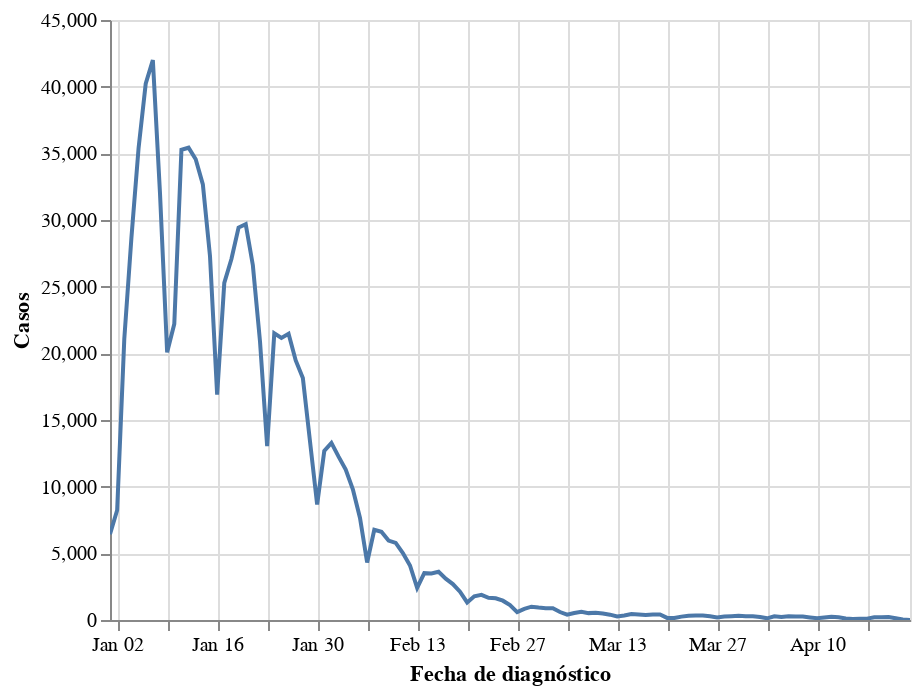

Notebook code cell kept with this figure:
### Code cell
alt.layer(
    covid_cases_chart.mark_line()
).interactive()

### Figure 1 — Vega-Lite specification as saved in the notebook (floating-point values rounded to 4 significant figures)
{"config": {"view": {"continuousWidth": 400, "continuousHeight": 300}}, "layer": [{"mark": "line", "encoding": {"x": {"field": "Fecha de diagnóstico", "type": "temporal"}, "y": {"field": "Casos", "type": "quantitative"}}, "selection": {"selector005": {"type": "interval", "bind": "scales", "encodings": ["x", "y"]}}}], "data": {"name": "data-b0c9d309dc08e2c9623dc3b9d3b68693"}, "$schema": "https://vega.github.io/schema/vega-lite/v4.17.0.json", "datasets": {"data-b0c9d309dc08e2c9623dc3b9d3b68693": [{"Fecha de diagnóstico": "2022-01-01T00:00:00", "Casos": 6438}, {"Fecha de diagnóstico": "2022-01-02T00:00:00", "Casos": 8233}, {"Fecha de diagnóstico": "2022-01-03T00:00:00", "Casos": 21060}, {"Fecha de diagnóstico": "2022-01-04T00:00:00", "Casos": 28670}, {"Fecha de diagnóstico": "2022-01-05T00:00:00", "Casos": 35395}, {"Fecha de diagnóstico": "2022-01-06T00:00:00", "Casos": 40220}, {"Fecha de diagnóstico": "2022-01-07T00:00:00", "Casos": 41991}, {"Fecha de diagnóstico": "2022-01-08T00:00:00", "Casos": 31995}, {"Fecha de diagnóstico": "2022-01-09T00:00:00", "Casos": 20073}, {"Fecha de diagnóstico": "2022-01-10T00:00:00", "Casos": 22205}, {"Fecha de diagnóstico": "2022-01-11T00:00:00", "Casos": 35271}, {"Fecha de diagnóstico": "2022-01-12T00:00:00", "Casos": 35422}, {"Fecha de diagnóstico": "2022-01-13T00:00:00", "Casos": 34560}, {"Fecha de diagnóstico": "2022-01-14T00:00:00", "Casos": 32672}, {"Fecha de diagnóstico": "2022-01-15T00:00:00", "Casos": 27295}, {"Fecha de diagnóstico": "2022-01-16T00:00:00", "Casos": 16899}, {"Fecha de diagnóstico": "2022-01-17T00:00:00", "Casos": 25278}, {"Fecha de diagnóstico": "2022-01-18T00:00:00", "Casos": 27076}, {"Fecha de diagnóstico": "2022-01-19T00:00:00", "Casos": 29434}, {"Fecha de diagnóstico": "2022-01-20T00:00:00", "Casos": 29686}, {"Fecha de diagnóstico": "2022-01-21T00:00:00", "Casos": 26606}, {"Fecha de diagnóstico": "2022-01-22T00:00:00", "Casos": 20895}, {"Fecha de diagnóstico": "2022-01-23T00:00:00", "Casos": 13050}, {"Fecha de diagnóstico": "2022-01-24T00:00:00", "Casos": 21500}, {"Fecha de diagnóstico": "2022-01-25T00:00:00", "Casos": 21153}, {"Fecha de diagnóstico": "2022-01-26T00:00:00", "Casos": 21461}, {"Fecha de diagnóstico": "2022-01-27T00:00:00", "Casos": 19468}, {"Fecha de diagnóstico": "2022-01-28T00:00:00", "Casos": 18150}, {"Fecha de diagnóstico": "2022-01-29T00:00:00", "Casos": 13396}, {"Fecha de diagnóstico": "2022-01-30T00:00:00", "Casos": 8656}, {"Fecha de diagnóstico": "2022-01-31T00:00:00", "Casos": 12677}, {"Fecha de diagnóstico": "2022-02-01T00:00:00", "Casos": 13280}, {"Fecha de diagnóstico": "2022-02-02T00:00:00", "Casos": 12250}, {"Fecha de diagnóstico": "2022-02-03T00:00:00", "Casos": 11283}, {"Fecha de diagnóstico": "2022-02-04T00:00:00", "Casos": 9799}, {"Fecha de diagnóstico": "2022-02-05T00:00:00", "Casos": 7654}, {"Fecha de diagnóstico": "2022-02-06T00:00:00", "Casos": 4315}, {"Fecha de diagnóstico": "2022-02-07T00:00:00", "Casos": 6767}, {"Fecha de diagnóstico": "2022-02-08T00:00:00", "Casos": 6616}, {"Fecha de diagnóstico": "2022-02-09T00:00:00", "Casos": 5955}, {"Fecha de diagnóstico": "2022-02-10T00:00:00", "Casos": 5786}, {"Fecha de diagnóstico": "2022-02-11T00:00:00", "Casos": 5026}, {"Fecha de diagnóstico": "2022-02-12T00:00:00", "Casos": 4087}, {"Fecha de diagnóstico": "2022-02-13T00:00:00", "Casos": 2407}, {"Fecha de diagnóstico": "2022-02-14T00:00:00", "Casos": 3514}, {"Fecha de diagnóstico": "2022-02-15T00:00:00", "Casos": 3493}, {"Fecha de diagnóstico": "2022-02-16T00:00:00", "Casos": 3616}, {"Fecha de diagnóstico": "2022-02-17T00:00:00", "Casos": 3097}, {"Fecha de diagnóstico": "2022-02-18T00:00:00", "Casos": 2698}, {"Fecha de diagnóstico": "2022-02-19T00:00:00", "Casos": 2119}, {"Fecha de diagnóstico": "2022-02-20T00:00:00", "Casos": 1315}, {"Fecha de diagnóstico": "2022-02-21T00:00:00", "Casos": 1781}, {"Fecha de diagnóstico": "2022-02-22T00:00:00", "Casos": 1886}, {"Fecha de diagnóstico": "2022-02-23T00:00:00", "Casos": 1666}, {"Fecha de diagnóstico": "2022-02-24T00:00:00", "Casos": 1631}, {"Fecha de diagnóstico": "2022-02-25T00:00:00", "Casos": 1449}, {"Fecha de diagnóstico": "2022-02-26T00:00:00", "Casos": 1115}, {"Fecha de diagnóstico": "2022-02-27T00:00:00", "Casos": 595}, {"Fecha de diagnóstico": "2022-02-28T00:00:00", "Casos": 836}, {"Fecha de diagnóstico": "2022-03-01T00:00:00", "Casos": 1000}, {"Fecha de diagnóstico": "2022-03-02T00:00:00", "Casos": 935}, {"Fecha de diagnóstico": "2022-03-03T00:00:00", "Casos": 888}, {"Fecha de diagnóstico": "2022-03-04T00:00:00", "Casos": 887}, {"Fecha de diagnóstico": "2022-03-05T00:00:00", "Casos": 600}, {"Fecha de diagnóstico": "2022-03-06T00:00:00", "Casos": 401}, {"Fecha de diagnóstico": "2022-03-07T00:00:00", "Casos": 524}, {"Fecha de diagnóstico": "2022-03-08T00:00:00", "Casos": 614}, {"Fecha de diagnóstico": "2022-03-09T00:00:00", "Casos": 516}, {"Fecha de diagnóstico": "2022-03-10T00:00:00", "Casos": 538}, {"Fecha de diagnóstico": "2022-03-11T00:00:00", "Casos": 480}, {"Fecha de diagnóstico": "2022-03-12T00:00:00", "Casos": 401}, {"Fecha de diagnóstico": "2022-03-13T00:00:00", "Casos": 260}, {"Fecha de diagnóstico": "2022-03-14T00:00:00", "Casos": 332}, {"Fecha de diagnóstico": "2022-03-15T00:00:00", "Casos": 441}, {"Fecha de diagnóstico": "2022-03-16T00:00:00", "Casos": 418}, {"Fecha de diagnóstico": "2022-03-17T00:00:00", "Casos": 382}, {"Fecha de diagnóstico": "2022-03-18T00:00:00", "Casos": 411}, {"Fecha de diagnóstico": "2022-03-19T00:00:00", "Casos": 415}, {"Fecha de diagnóstico": "2022-03-20T00:00:00", "Casos": 157}, {"Fecha de diagnóstico": "2022-03-21T00:00:00", "Casos": 147}, {"Fecha de diagnóstico": "2022-03-22T00:00:00", "Casos": 253}, {"Fecha de diagnóstico": "2022-03-23T00:00:00", "Casos": 320}, {"Fecha de diagnóstico": "2022-03-24T00:00:00", "Casos": 334}, {"Fecha de diagnóstico": "2022-03-25T00:00:00", "Casos": 337}, {"Fecha de diagnóstico": "2022-03-26T00:00:00", "Casos": 283}, {"Fecha de diagnóstico": "2022-03-27T00:00:00", "Casos": 197}, {"Fecha de diagnóstico": "2022-03-28T00:00:00", "Casos": 256}, {"Fecha de diagnóstico": "2022-03-29T00:00:00", "Casos": 282}, {"Fecha de diagnóstico": "2022-03-30T00:00:00", "Casos": 314}, {"Fecha de diagnóstico": "2022-03-31T00:00:00", "Casos": 283}, {"Fecha de diagnóstico": "2022-04-01T00:00:00", "Casos": 278}, {"Fecha de diagnóstico": "2022-04-02T00:00:00", "Casos": 224}, {"Fecha de diagnóstico": "2022-04-03T00:00:00", "Casos": 127}, {"Fecha de diagnóstico": "2022-04-04T00:00:00", "Casos": 283}, {"Fecha de diagnóstico": "2022-04-05T00:00:00", "Casos": 218}, {"Fecha de diagnóstico": "2022-04-06T00:00:00", "Casos": 284}, {"Fecha de diagnóstico": "2022-04-07T00:00:00", "Casos": 254}, {"Fecha de diagnóstico": "2022-04-08T00:00:00", "Casos": 261}, {"Fecha de diagnóstico": "2022-04-09T00:00:00", "Casos": 193}, {"Fecha de diagnóstico": "2022-04-10T00:00:00", "Casos": 134}, {"Fecha de diagnóstico": "2022-04-11T00:00:00", "Casos": 190}, {"Fecha de diagnóstico": "2022-04-12T00:00:00", "Casos": 246}, {"Fecha de diagnóstico": "2022-04-13T00:00:00", "Casos": 211}, {"Fecha de diagnóstico": "2022-04-14T00:00:00", "Casos": 110}, {"Fecha de diagnóstico": "2022-04-15T00:00:00", "Casos": 78}, {"Fecha de diagnóstico": "2022-04-16T00:00:00", "Casos": 101}, {"Fecha de diagnóstico": "2022-04-17T00:00:00", "Casos": 103}, {"Fecha de diagnóstico": "2022-04-18T00:00:00", "Casos": 212}, {"Fecha de diagnóstico": "2022-04-19T00:00:00", "Casos": 204}, {"Fecha de diagnóstico": "2022-04-20T00:00:00", "Casos": 222}, {"Fecha de diagnóstico": "2022-04-21T00:00:00", "Casos": 127}, {"Fecha de diagnóstico": "2022-04-22T00:00:00", "Casos": 43}, {"Fecha de diagnóstico": "2022-04-23T00:00:00", "Casos": 2}]}}
